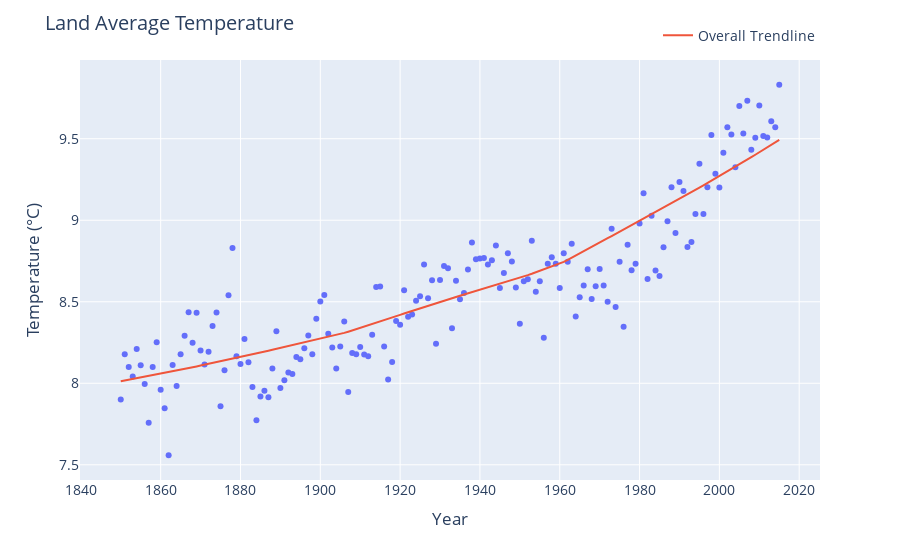

The code cell stored with this chart in its notebook:
### Markdown cell above
So, from the above, we note that the land average temperature increased significantly from 1960 onwwards. We will replot the above graph using lowess and see
that the trend line curves upwards from 1960 onwards.

### Code cell
fig = px.scatter(df_yearly, x='dt', y='LandAverageTemperature', trendline='lowess', trendline_scope='overall')
fig.update_layout(
    title="Land Average Temperature",
    xaxis_title="Year",
    yaxis_title="Temperature (°C)",
    font=dict(size=14),
    legend=dict(
        orientation="h",
        yanchor="bottom",
        y=1.02,
        xanchor="right",
        x=1
    )
)
fig.show("png")

### Figure 1 — Plotly figure (JSON) as saved in the notebook; plotly's stock layout.template omitted (floating-point values rounded to 4 significant figures; data arrays with more than 128 entries replaced by an {"elided": "..."} marker saying what was removed)
{"data": [{"hovertemplate": "dt=%{x}<br>LandAverageTemperature=%{y}<extra></extra>", "legendgroup": "", "marker": {"color": "#636efa", "symbol": "circle"}, "mode": "markers", "name": "", "orientation": "v", "showlegend": false, "type": "scatter", "x": {"elided": "166 int values"}, "xaxis": "x", "y": {"elided": "166 float values"}, "yaxis": "y"}, {"hovertemplate": "<b>LOWESS trendline</b><br><br>dt=%{x}<br>LandAverageTemperature=%{y} <b>(trend)</b><extra></extra>", "legendgroup": "Overall Trendline", "line": {"color": "#EF553B"}, "mode": "lines", "name": "Overall Trendline", "showlegend": true, "type": "scatter", "x": {"elided": "166 int values"}, "xaxis": "x", "y": {"elided": "166 float values"}, "yaxis": "y"}], "layout": {"font": {"size": 14}, "legend": {"orientation": "h", "tracegroupgap": 0, "x": 1, "xanchor": "right", "y": 1.02, "yanchor": "bottom"}, "margin": {"t": 60}, "title": {"text": "Land Average Temperature"}, "xaxis": {"anchor": "y", "domain": [0, 1], "title": {"text": "Year"}}, "yaxis": {"anchor": "x", "domain": [0, 1], "title": {"text": "Temperature (°C)"}}}}
